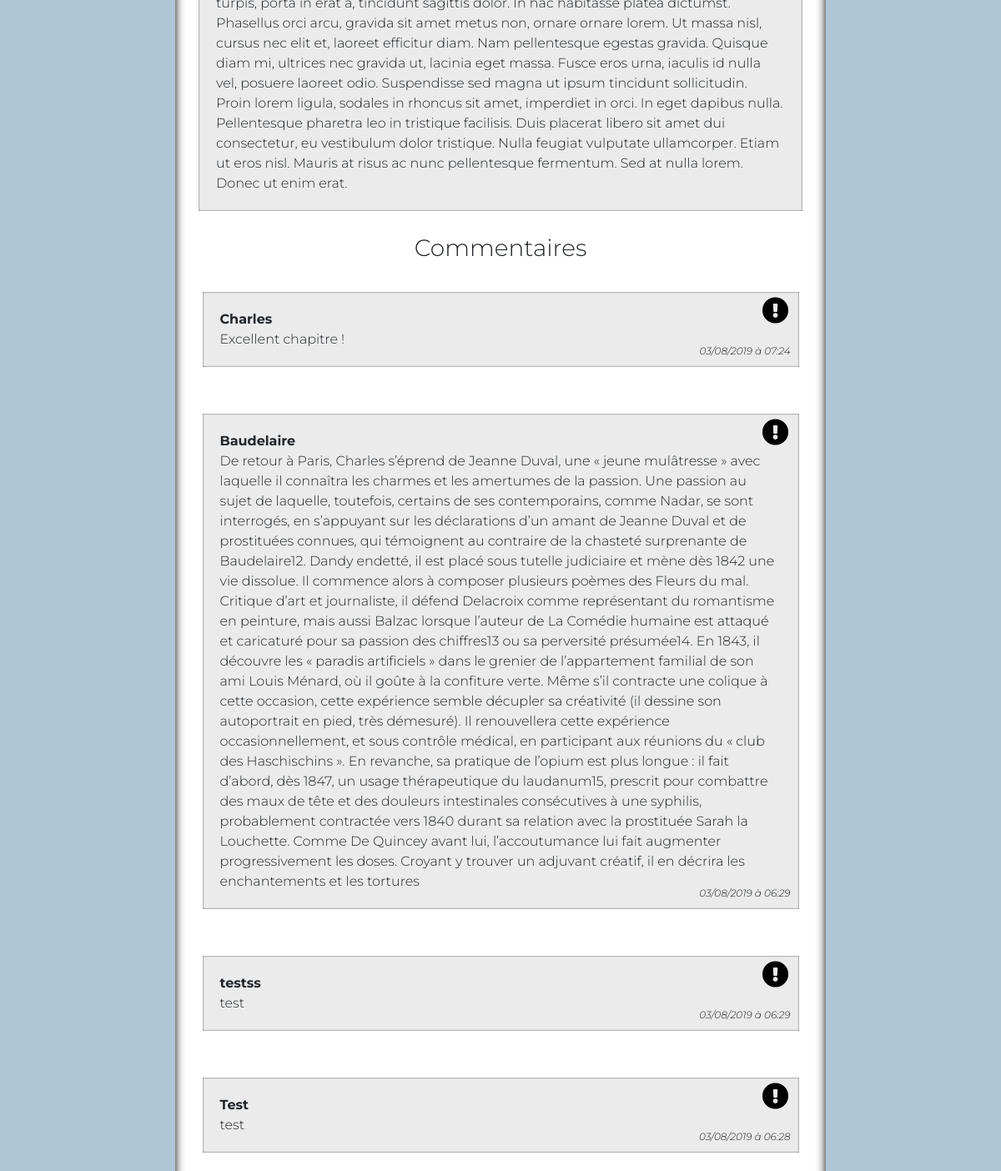
The app's page /index.php?action=post&id=3 (middle part), older data.
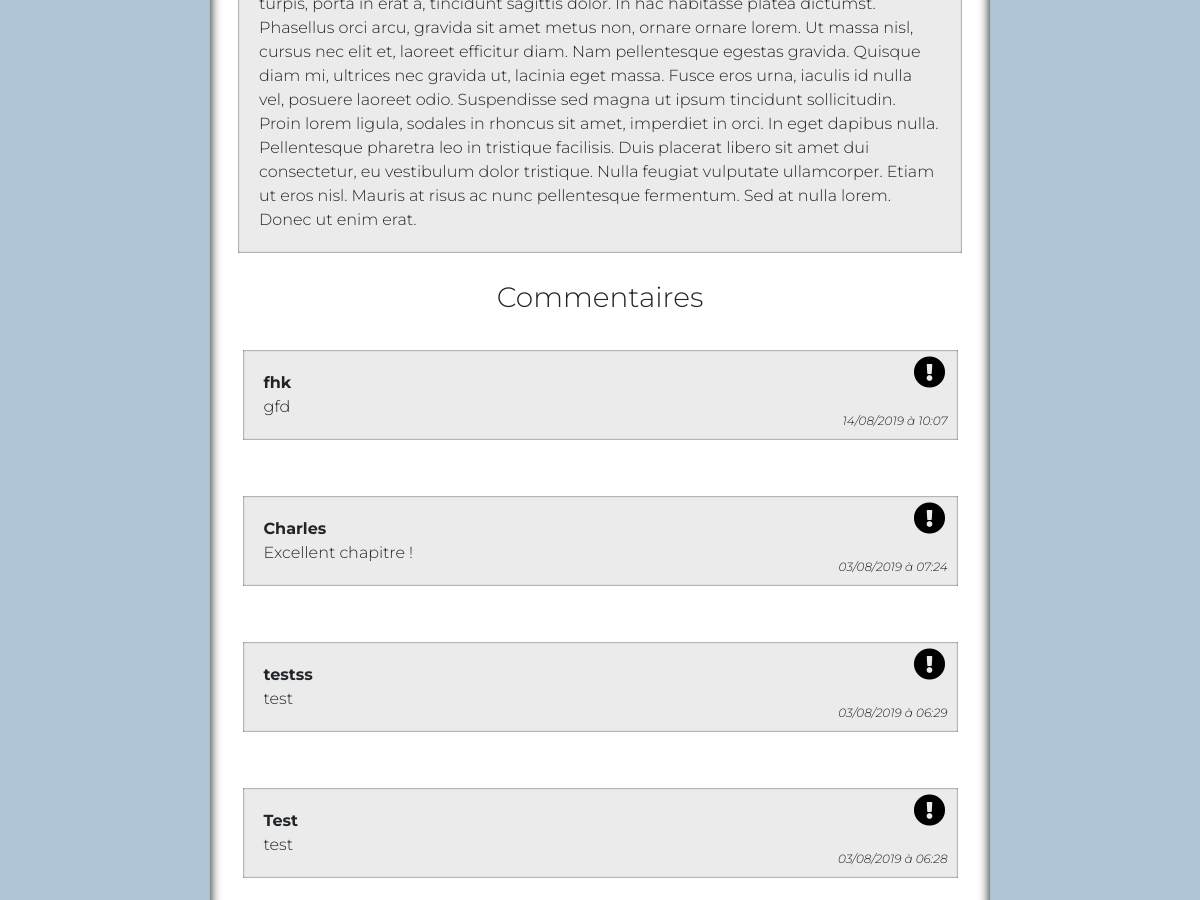
The same page, newer data.
### tables this page shows
CREATE TABLE IF NOT EXISTS `commentaires` (
  `id` int(11) NOT NULL AUTO_INCREMENT,
  `post_id` int(11) NOT NULL,
  `author` varchar(255) NOT NULL,
  `comment` text NOT NULL,
  `comment_date` datetime NOT NULL,
  `reported` int(11) DEFAULT NULL,
  PRIMARY KEY (`id`),
  KEY `commentaires_ibfk_1` (`post_id`)
);

### controller/PostController.php (called while the page is built, shortened)
<?php
class PostController
{
	public function post()
	{
		$commentManager = new CommentManager();
		$comments = $commentManager->getComments($_GET['id']);
		require('view/postView.php');
	}
}

### model/CommentManager.php (called while the page is built, shortened)
<?php
class CommentManager extends Manager
{
    public function getComments($postId)
    {
        $db = $this->dbConnect();
        $comments = $db->prepare('SELECT id, author, comment, reported, post_id, DATE_FORMAT(comment_date, \'%d/%m/%Y à %H:%i\') AS comment_date_fr FROM commentaires WHERE post_id = ? ORDER BY comment_date DESC');
        $comments->execute(array($postId));
        return $comments;
    }
}

### view/postView.php (the view, shortened to what this page needs)
<div class="container jumbotron jumbotron-fluid col-lg-8 col-md-12 col-sm-12 col-xs-12 d-flex flex-wrap justify-content-center ">
    <p class="text-container"> <?= $post['content'] ?> </p>
    <h3 id="title-comments">Commentaires</h3>
    <?php
    while ($comment = $comments->fetch()) {
    ?>
        <p class="text-container col-11">
            <strong><?= htmlspecialchars($comment['author']) ?></strong><br>
            <a href="
            <?php
            if($comment['reported'] == null) {
              echo 'index.php?action=reportComment&amp;id='.$comment["id"].'&amp;p_id= '.  $comment["post_id"] .' ';
            } else {
                echo "#title-comments"; }
            ?>
            " title="Signaler ce commentaire">
            <i class="fas fa-exclamation-circle
            <?php
            if($comment['reported'] != null) {
                echo "text-muted"; }
            ?>
            " data-toggle="tooltip" data-placement="top" title="
            <?php
            if($comment['reported'] != null) {
                echo "Ce commentaire a déjà été signalé et est en cours de traitement par le modérateur";
            } else {
                echo "Signaler ce commentaire"; }
            ?>
            "></i></a>
            <?= htmlspecialchars($comment['comment']) ?>
            <i class="com-date"><?= $comment['comment_date_fr'] ?></i>
        </p>
    <?php
    }
    ?>
</div>
<?php require('template.php'); ?>

Row changes from the older to the newer data that the page shows:
removed commentaires: author "Baudelaire", comment "De retour à Paris, Charles s’éprend de Jeanne Duval, une « jeune mulâtresse » avec laquelle il connaîtra les charmes et les amertumes de la passion. Une passion au sujet de laquelle, toutefois, certains de ses contemporains, comme Nadar, se sont interrogés, en s’appuyant sur les déclarations d’un amant de Jeanne Duval et de prostituées connues, qui témoignent au contraire de la chasteté surprenante de Baudelaire12. Dandy endetté, il est placé sous tutelle judiciaire et mène dès 1842 une vie dissolue. Il commence alors à composer plusieurs poèmes des Fleurs du mal. Critique d’art et journaliste, il défend Delacroix comme représentant du romantisme en peinture, mais aussi Balzac lorsque…", comment_date_fr "03/08/2019 à 06:29"
added commentaires: author "fhk", comment "gfd", comment_date_fr "14/08/2019 à 10:07"
